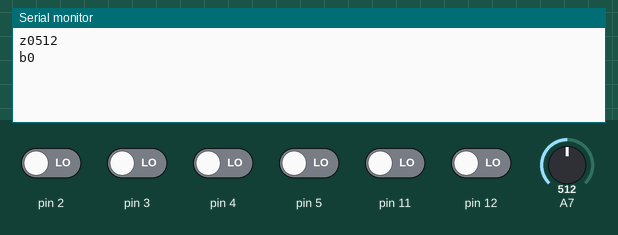
Simulated run of this sketch. Board: Arduino Nano, built with avr-gcc and run on an emulated ATmega328P. Shown: the last lines printed to the serial monitor. Inputs (shaded band) come from the test bench; at power-on: pin 2–5, pin 11, pin 12 LOW, A7 = 512.

Above: at 1.2 s.
1.3 s: A7 set to 716
At 1.51 s:
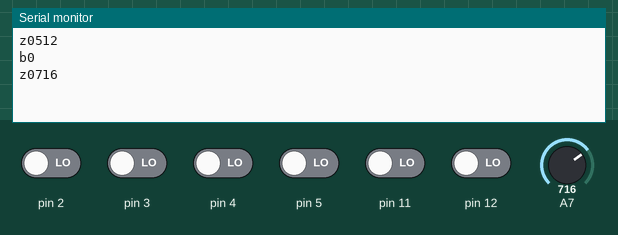
2.8 s: pin 2 driven HIGH
At 4.1 s:
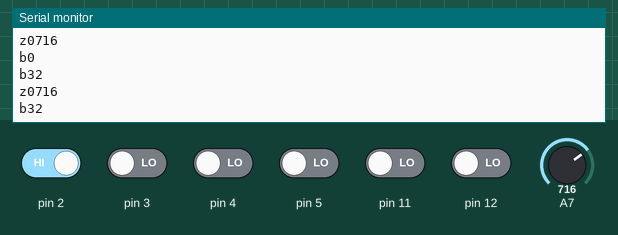
4.3 s: pin 3 driven HIGH
At 5.6 s:
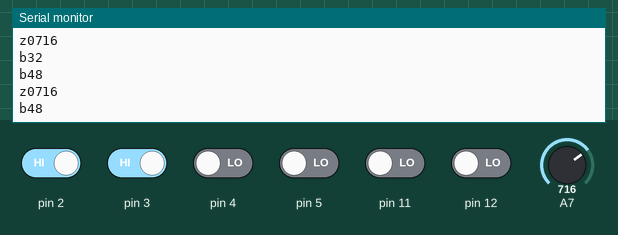
5.8 s: pin 4 driven HIGH
At 7.1 s:
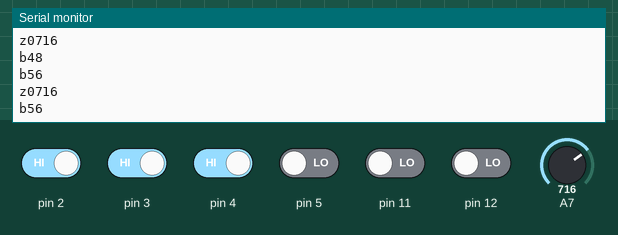
7.3 s: pin 5 driven HIGH
At 7.8 s:
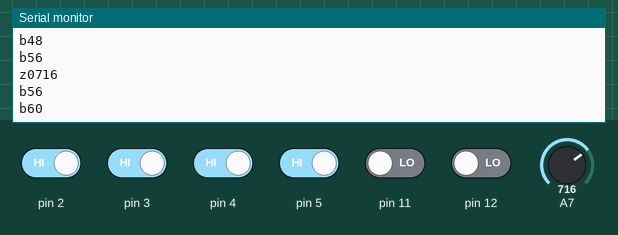
8.8 s: pin 11 driven HIGH
At 10.9 s:
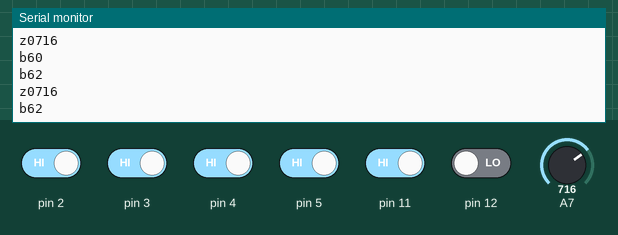
Timing chart, 0 to 11.3 s (numbered marks = the images above; inputs shaded):
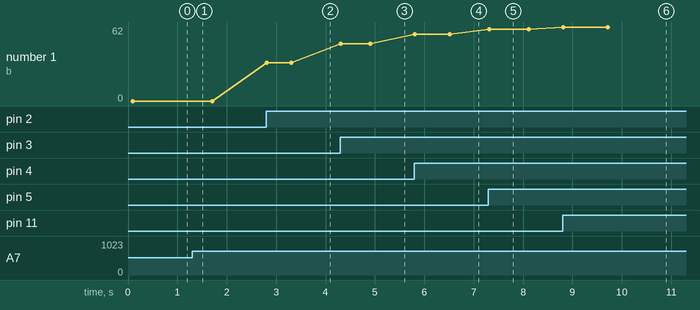

The sketch:

HOTAS-Throttle-unit.ino
```cpp
//int send = 0;
int Buttons = 0;
int sentButtons = 0;
int Throttle = 0;
int sentThrottle = 0;
uint8_t refresh = 0;

void setup() {
  // SoftwareSerial BtSerial = SoftwareSerial(A4, A5);
  Serial.begin(115200);
  // BtSerial.begin(115200);
}

void loop() {
  Throttle = analogRead(A7);

  if (Throttle != sentThrottle | refresh % 16 == 0) {
    sentThrottle = Throttle;
    Serial.print('z');
    if (sentThrottle < 10) Serial.print('0');
    if (sentThrottle < 100) Serial.print('0');
    if (sentThrottle < 1000) Serial.print('0');
    Serial.println(sentThrottle);
  }

  Buttons = (digitalRead(2)  << 5) |
            (digitalRead(3)  << 4) |
            (digitalRead(4)  << 3) |
            (digitalRead(5)  << 2) |
            (digitalRead(11) << 1) |
            (digitalRead(12)     );

  if (Buttons != sentButtons | (refresh+1) % 16 == 0) {
    sentButtons = Buttons;
    Serial.print('b');
    Serial.println(sentButtons);
  }
  --refresh;
  delay(100);
}
```

Measured:
- after the input at 1.3 s, the serial monitor: prints a new line at once (image 1)
- after the input at 2.8 s, the serial monitor: prints a new line at once (image 2)
- after the input at 4.3 s, the serial monitor: prints a new line at once (image 3)
- after the input at 5.8 s, the serial monitor: prints a new line at once (image 4)
- after the input at 7.3 s, the serial monitor: prints a new line at once (image 5)
- after the input at 8.8 s, the serial monitor: prints a new line at once (image 6)
- plotted number 1: 0 → 32 after the input at 2.8 s, 32 → 48 after the input at 4.3 s, 48 → 56 after the input at 5.8 s, 56 → 60 after the input at 7.3 s, 60 → 62 after the input at 8.8 s
